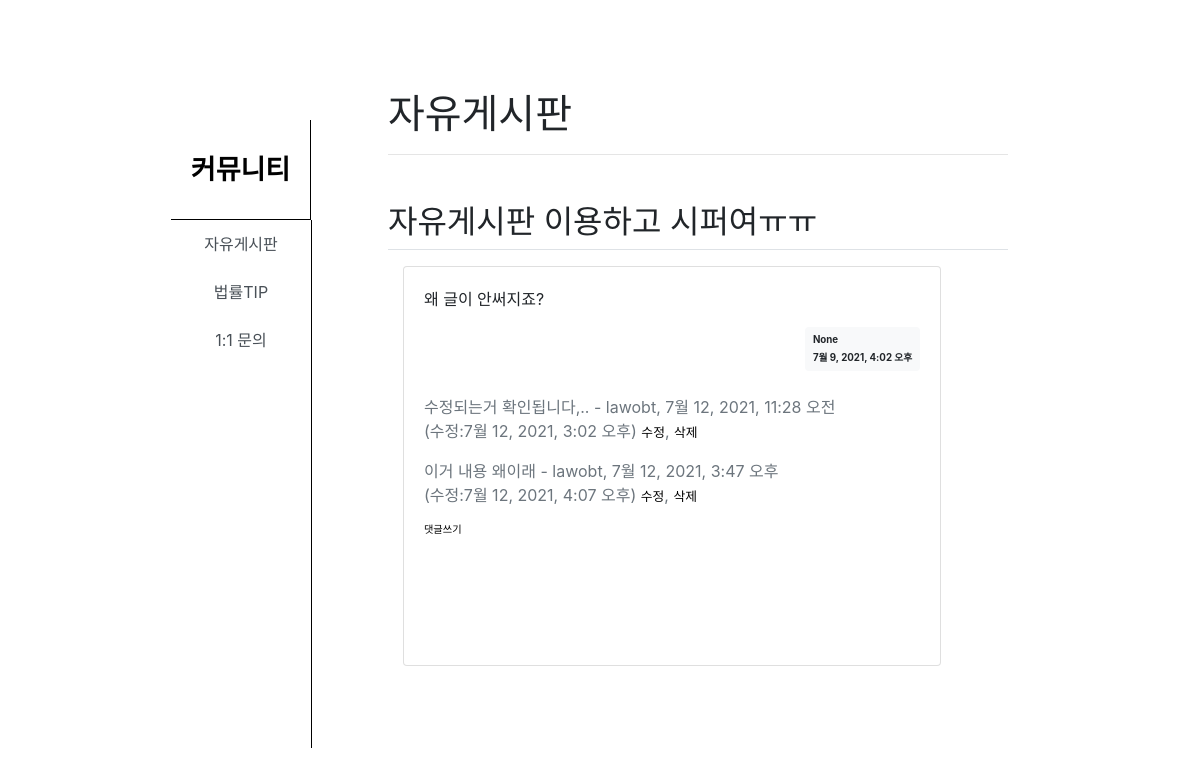
Screenshot of /free/4/ (signed in) with the database file from the repository.
### free/models.py (models this page shows, shortened)
class Free(models.Model):
    writer = models.ForeignKey(settings.AUTH_USER_MODEL, on_delete=models.CASCADE, verbose_name='작성자', null=True)
    title = models.CharField(max_length=128,verbose_name='제목')
    content = models.TextField(verbose_name='내용')
    create_date = models.DateTimeField(null=True, blank=True, verbose_name='등록시간')
    modify_date = models.DateTimeField(null=True, blank=True, verbose_name='글수정일시')
    hits = models.PositiveIntegerField(verbose_name='조회수', default=0)
    class Meta:
        db_table = '자유게시판'
        verbose_name = '자유게시판'
        verbose_name_plural = '자유게시판'

class Comment(models.Model):
    writer = models.ForeignKey(settings.AUTH_USER_MODEL, on_delete=models.CASCADE, verbose_name='댓글작성자', null=True)
    title = models.ForeignKey(Free, null=True, blank=True, on_delete=models.CASCADE, verbose_name='이 댓글이 달린 게시글')
    content = models.TextField(verbose_name='댓글내용')
    create_date = models.DateTimeField(null=True, blank=True, verbose_name='댓글작성일시')
    modify_date = models.DateTimeField(null=True, blank=True, verbose_name='댓글수정일시')
    hits = models.PositiveIntegerField(verbose_name='조회수', default=0)
    class Meta:
        db_table = '자유게시판 댓글'
        verbose_name = '자유게시판 댓글'
        verbose_name_plural = '자유게시판 댓글'

### users/models.py (models this page shows)
class User(AbstractBaseUser, PermissionsMixin):
    objects = UserManager()
    user_id = models.CharField(max_length=20, verbose_name="아이디", unique=True)
    password = models.CharField(max_length=256, verbose_name="비밀번호")
    email = models.EmailField(max_length=128, verbose_name="이메일", null=True, unique=True)
    phone_number = models.IntegerField(verbose_name="핸드폰번호", null=True, unique=True)
    name = models.CharField(max_length=10, verbose_name="이름", null=True)
    level = models.CharField(choices=LEVEL_CHOICES, max_length=18, verbose_name="등급", default=3)
    department = models.CharField(choices=DEPARTMENT_CHOICES, max_length=24, verbose_name="가입유형", null=True)
    auth = models.CharField(max_length=10, verbose_name="인증번호", null=True)
    date_joined = models.DateTimeField(auto_now_add=True, verbose_name='가입일', null=True, blank=True)
    is_active = models.BooleanField(default=True)
    is_admin = models.BooleanField(default=False)
    is_staff = models.BooleanField(default=False)
    is_superuser = models.BooleanField(default=False)
    USERNAME_FIELD = 'user_id'
    REQUIRED_FIELDS = ['email']
    def __str__(self):
        return self.user_id
    class Meta:
        db_table = "회원목록"
        verbose_name = "사용자"
        verbose_name_plural = "사용자"

### free/views.py (the view)
# urls.py: path('<int:free_id>/', views.detail, name='detail'),
def detail(request, free_id):
    free = get_object_or_404(Free, pk=free_id)
    context = {'free': free}
    return render(request, 'free/free_detail.html', context)

### free/templatetags/free_filter.py (called while the page is built)
@register.filter()
def mark(value):
    extensions = ["nl2br", "fenced_code"]
    return mark_safe(markdown.markdown(value, extensions=extensions))

### templates/free/free_detail.html (shortened to what this page needs)
{% extends 'free/base.html' %}
{% load free_filter %}
{% block content %}
<div class="col-8">
  <div class="tab-content" id="nav-tabContent" style="margin-top: -20%;">
      <div class="tab-pane fade show active" id="list-home" role="tabpanel"
           aria-labelledby="list-home-list">
      <h1>자유게시판</h1>
      <hr>
    <table class="table3 table-hover text-center" style="margin-left: 5%; margin-top: 10%;">
     <br>
    <h2 class="border-bottom py-2">{{ free.title }}</h2>
    <div class="row my-3">
        <div class="col-11">
            <div class="card">
                <div class="card-body">
                    <div class="card-text">{{ free.content|mark }}</div>
                    <div class="d-flex justify-content-end">
                        <div class="badge badge-light p-2 text-left">
                            <div class="mb-2">{{ free.writer }}</div>
                            <div>{{ free.create_date }}</div>
                        </div>
                    </div>
                    {% if free.comment_set.count > 0 %}
                    <div class="mt-3">
                    {% for comment in free.comment_set.all %}
                        <div class="comment py-2 text-muted">
                            <span style="white-space: pre-line;">{{ comment.content }}</span>
                            <span>
                                - {{ comment.writer }}, {{ comment.create_date }}
                                <br>
                                {% if comment.modify_date %}
                                (수정:{{ comment.modify_date }})
                                {% endif %}
                            </span>
                            {% if request.user == comment.writer %}
                            <a href="{% url 'free:comment_modify_free' comment.id  %}" class="small">수정</a>,
                            <a href="#" class="small delete"
                               data-uri="{% url 'free:comment_delete_free' comment.id  %}">삭제</a>
                            {% endif %}
                        </div>
                    {% endfor %}
                    </div>
                    {% endif %}
                    <div>
                        <a href="{% url 'free:comment_create_free' free.id  %}"
                           class="small"><small>댓글쓰기</small></a>
                    </div>
                </div>
            </div>
        </div>
    </div>
    </table>
</div>
{% endblock %}

### rows the page displays
Free: title "자유게시판 이용하고 시퍼여ㅠㅠ", content|mark "왜 글이 안써지죠?", writer "None", create_date "7월 9, 2021, 4:02 오후"
Comment: content "수정되는거 확인됩니다,..", writer "lawobt", create_date "7월 12, 2021, 11:28 오전", modify_date "7월 12, 2021, 3:02 오후", shows "삭제"
Comment: content "이거 내용 왜이래", writer "lawobt", create_date "7월 12, 2021, 3:47 오후", modify_date "7월 12, 2021, 4:07 오후", shows "수정"
